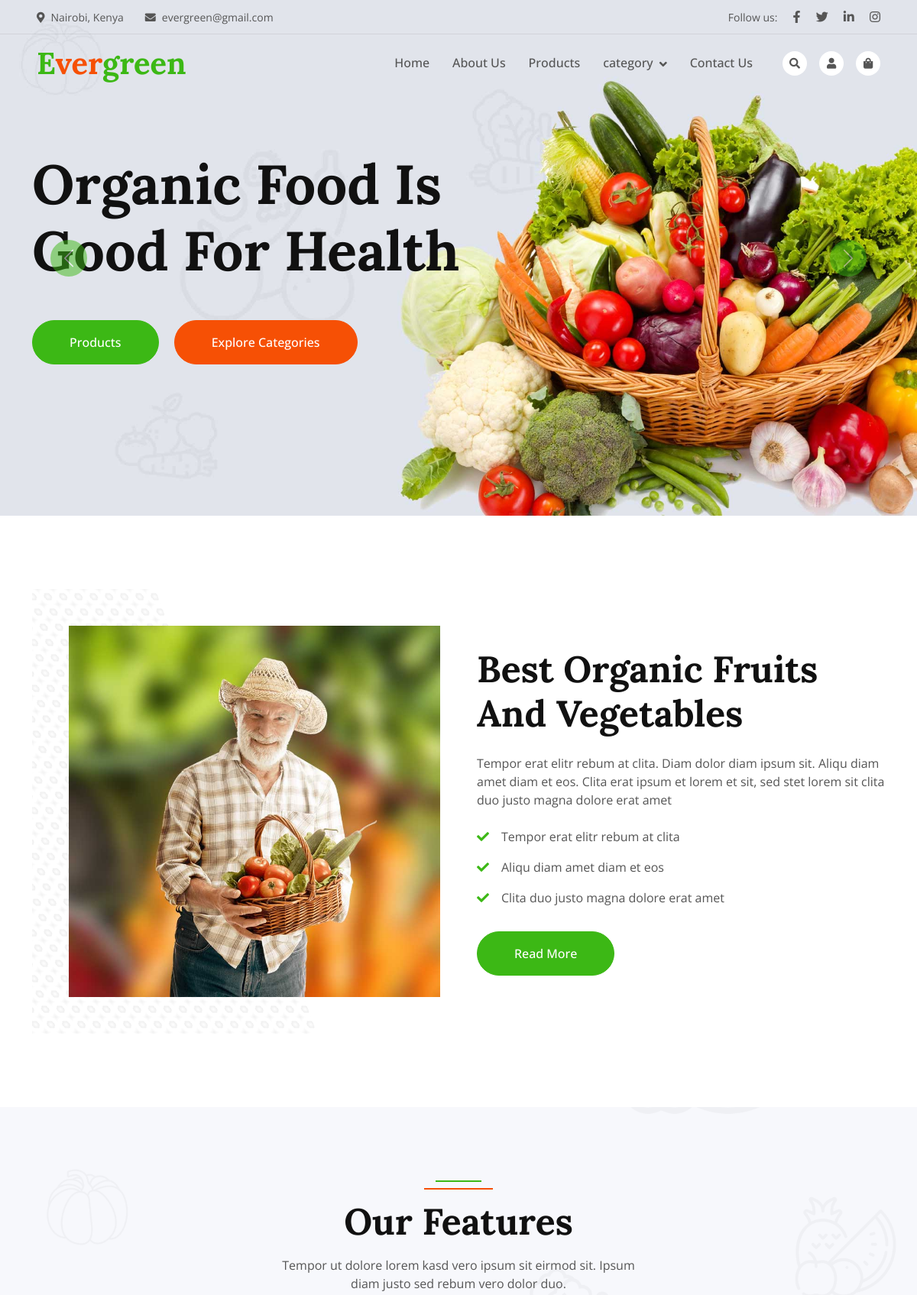
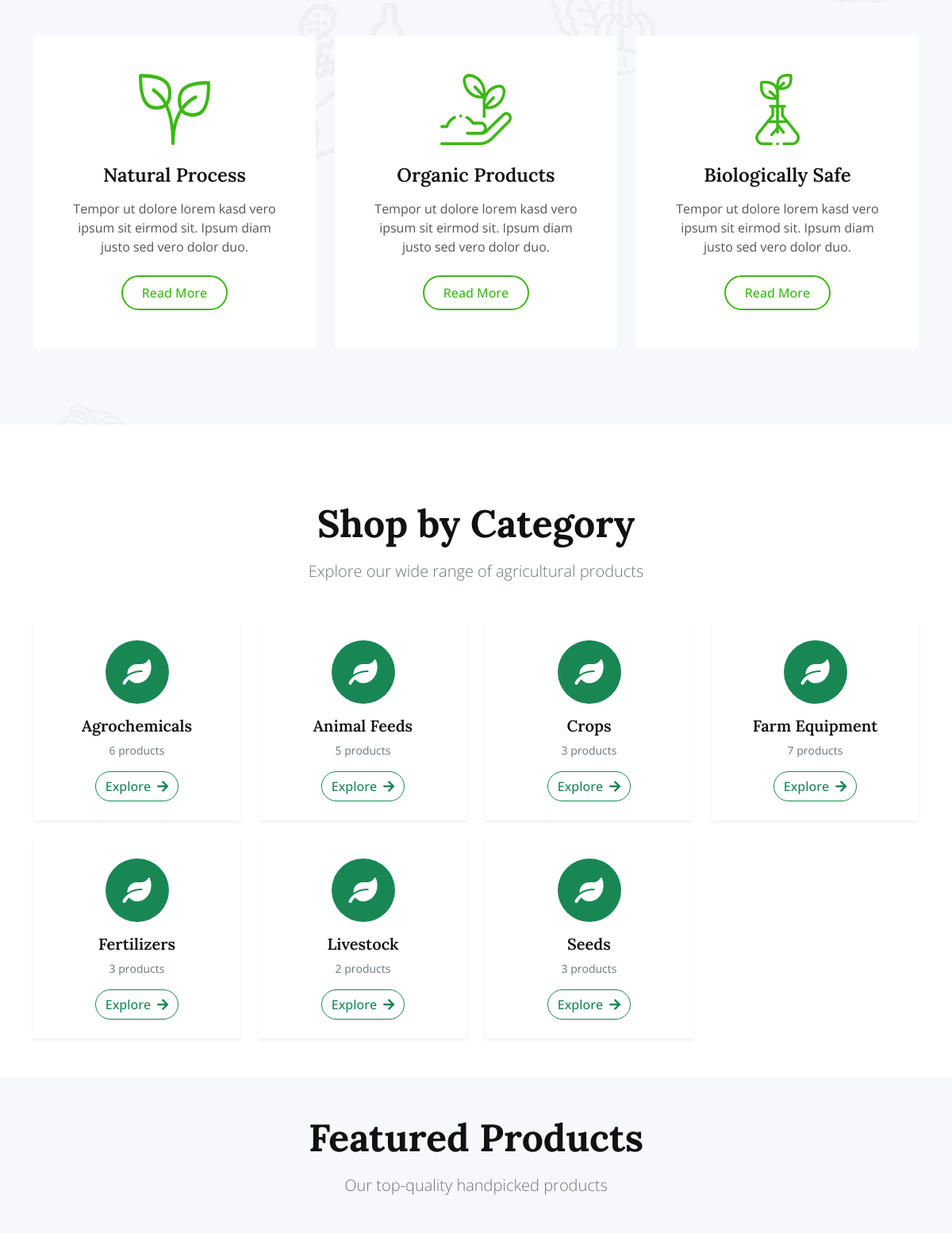
The page / (upper part) on the database its author committed (2 pictures, top to bottom).
### farmers_website/models.py (models this page shows, shortened)
class Category(models.Model):
    name = models.CharField(max_length=100, unique=True)
    slug = models.SlugField(max_length=100, unique=True, blank=True)
    description = models.TextField(blank=True)
    image = models.ImageField(upload_to='categories/', blank=True, null=True)
    is_active = models.BooleanField(default=True)
    created_at = models.DateTimeField(auto_now_add=True)
    updated_at = models.DateTimeField(auto_now=True)
    class Meta:
        verbose_name_plural = "Categories"
        ordering = ['name']

### farmers_website/views.py (the view)
# urls.py: path('', views.index, name='home'),
def index(request):
    featured_products = Product.objects.filter(
        is_featured=True,
        is_active=True,
        stock_status__in=['in_stock', 'low_stock']
    ).select_related('category', 'subcategory', 'brand').prefetch_related('images', 'tags')[:8]
    new_products = Product.objects.filter(
        is_active=True,
        stock_status__in=['in_stock', 'low_stock']
    ).select_related('category', 'subcategory', 'brand').prefetch_related('images', 'tags').order_by('-created_at')[:8]
    organic_products = Product.objects.filter(
        is_organic=True,
        is_active=True,
        stock_status__in=['in_stock', 'low_stock']
    ).select_related('category', 'subcategory', 'brand').prefetch_related('images', 'tags')[:8]
    categories = Category.objects.filter(is_active=True).annotate(
        product_count=Count('products', filter=Q(products__is_active=True))
    ).order_by('name')
    vegetables = Product.objects.filter(
        subcategory__name__icontains='vegetable',
        is_active=True,
        stock_status__in=['in_stock', 'low_stock']
    ).select_related('category', 'subcategory', 'brand').prefetch_related('images', 'tags')[:8]
    fruits = Product.objects.filter(
        subcategory__name__icontains='fruit',
        is_active=True,
        stock_status__in=['in_stock', 'low_stock']
    ).select_related('category', 'subcategory', 'brand').prefetch_related('images', 'tags')[:8]
    top_rated = Product.objects.filter(
        is_active=True,
        stock_status__in=['in_stock', 'low_stock']
    ).annotate(
        avg_rating=Avg('reviews__rating'),
        review_count=Count('reviews')
    ).filter(review_count__gte=1).order_by('-avg_rating')[:8]
    context = {
        'featured_products': featured_products,
        'new_products': new_products,
        'organic_products': organic_products,
        'vegetables': vegetables,
        'fruits': fruits,
        'top_rated': top_rated,
        'categories': categories,
    }
    return render(request, 'home.html', context)

### templates/home.html (shortened to what this page needs)
{% extends 'base.html' %}
{% load static %}
{% load product_extras %}
{% block content %}
    <div class="container-fluid p-0 mb-5 wow fadeIn" data-wow-delay="0.1s">
        <div id="header-carousel" class="carousel slide" data-bs-ride="carousel">
            <div class="carousel-inner">
                <div class="carousel-item active">
                    <img class="w-100" src="{% static 'img/carousel-1.jpg'%}" alt="Image">
                    <div class="carousel-caption">
                        <div class="container">
                            <div class="row justify-content-start">
                                <div class="col-lg-7">
                                    <h1 class="display-2 mb-5 animated slideInDown">Organic Food Is Good For Health</h1>
                                    <a href="{% url 'product_list' %}" class="btn btn-primary rounded-pill py-sm-3 px-sm-5">Products</a>
                                    <a href="#categories" class="btn btn-secondary rounded-pill py-sm-3 px-sm-5 ms-3">Explore Categories</a>
                                </div>
                            </div>
                        </div>
                    </div>
                </div>
            </div>
            <button class="carousel-control-prev" type="button" data-bs-target="#header-carousel"
                data-bs-slide="prev">
                <span class="carousel-control-prev-icon" aria-hidden="true"></span>
            </button>
            <button class="carousel-control-next" type="button" data-bs-target="#header-carousel"
                data-bs-slide="next">
                <span class="carousel-control-next-icon" aria-hidden="true"></span>
            </button>
        </div>
    </div>
    <div class="container-xxl py-5">
        <div class="container">
            <div class="row g-5 align-items-center">
                <div class="col-lg-6 wow fadeIn" data-wow-delay="0.1s">
                    <div class="about-img position-relative overflow-hidden p-5 pe-0">
                        <img class="img-fluid w-100" src="{% static 'img/about.jpg'%}">
                    </div>
                </div>
                <div class="col-lg-6 wow fadeIn" data-wow-delay="0.5s">
                    <h1 class="display-5 mb-4">Best Organic Fruits And Vegetables</h1>
                    <p class="mb-4">Tempor erat elitr rebum at clita. Diam dolor diam ipsum sit. Aliqu diam amet diam et eos. Clita erat ipsum et lorem et sit, sed stet lorem sit clita duo justo magna dolore erat amet</p>
                    <p><i class="fa fa-check text-primary me-3"></i>Tempor erat elitr rebum at clita</p>
                    <p><i class="fa fa-check text-primary me-3"></i>Aliqu diam amet diam et eos</p>
                    <p><i class="fa fa-check text-primary me-3"></i>Clita duo justo magna dolore erat amet</p>
                    <a class="btn btn-primary rounded-pill py-3 px-5 mt-3" href="">Read More</a>
                </div>
            </div>
        </div>
    </div>
    <div class="container-fluid bg-light bg-icon my-5 py-6">
        <div class="container">
            <div class="section-header text-center mx-auto mb-5 wow fadeInUp" data-wow-delay="0.1s" style="max-width: 500px;">
                <h1 class="display-5 mb-3">Our Features</h1>
                <p>Tempor ut dolore lorem kasd vero ipsum sit eirmod sit. Ipsum diam justo sed rebum vero dolor duo.</p>
            </div>
            <div class="row g-4">
                <div class="col-lg-4 col-md-6 wow fadeInUp" data-wow-delay="0.1s">
                    <div class="bg-white text-center h-100 p-4 p-xl-5">
                        <img class="img-fluid mb-4" src="img/icon-1.png" alt="">
                        <h4 class="mb-3">Natural Process</h4>
                        <p class="mb-4">Tempor ut dolore lorem kasd vero ipsum sit eirmod sit. Ipsum diam justo sed vero dolor duo.</p>
                        <a class="btn btn-outline-primary border-2 py-2 px-4 rounded-pill" href="">Read More</a>
                    </div>
                </div>
                <div class="col-lg-4 col-md-6 wow fadeInUp" data-wow-delay="0.3s">
                    <div class="bg-white text-center h-100 p-4 p-xl-5">
                        <img class="img-fluid mb-4" src="img/icon-2.png" alt="">
                        <h4 class="mb-3">Organic Products</h4>
                        <p class="mb-4">Tempor ut dolore lorem kasd vero ipsum sit eirmod sit. Ipsum diam justo sed vero dolor duo.</p>
                        <a class="btn btn-outline-primary border-2 py-2 px-4 rounded-pill" href="">Read More</a>
                    </div>
                </div>
                <div class="col-lg-4 col-md-6 wow fadeInUp" data-wow-delay="0.5s">
                    <div class="bg-white text-center h-100 p-4 p-xl-5">
                        <img class="img-fluid mb-4" src="img/icon-3.png" alt="">
                        <h4 class="mb-3">Biologically Safe</h4>
                        <p class="mb-4">Tempor ut dolore lorem kasd vero ipsum sit eirmod sit. Ipsum diam justo sed vero dolor duo.</p>
                        <a class="btn btn-outline-primary border-2 py-2 px-4 rounded-pill" href="">Read More</a>
                    </div>
                </div>
            </div>
        </div>
    </div>
<section id="categories" class="container-xxl py-5">
    <div class="container">
        <div class="text-center mb-5">
            <h2 class="display-5 mb-3">Shop by Category</h2>
            <p class="lead text-muted">Explore our wide range of agricultural products</p>
        </div>
        <div class="row g-4">
            {% for category in categories %}
            <div class="col-lg-3 col-md-6">
                <div class="card category-card h-100 border-0 shadow-sm transition-all">
                    <div class="card-body text-center p-4">
                        {% if category.image %}
                        <img src="{{ category.image.url }}" alt="{{ category.name }}" class="img-fluid mb-3" style="height: 80px; width: 80px; object-fit: cover; border-radius: 50%;">
                        {% else %}
                        <div class="bg-success rounded-circle d-inline-flex align-items-center justify-content-center mb-3" style="height: 80px; width: 80px;">
                            <i class="fas fa-leaf text-white fs-2"></i>
                        </div>
                        {% endif %}
                        <h5 class="card-title">{{ category.name }}</h5>
                        <p class="card-text text-muted small">{{ category.product_count }} products</p>
                        <a href="{% url 'category_products' category.slug %}" class="btn btn-outline-success rounded-pill">
                            Explore <i class="fas fa-arrow-right ms-1"></i>
                        </a>
                    </div>
                </div>
            </div>
            {% endfor %}
        </div>
    </div>
</section>
<section class="container-xxl py-5 bg-light">
    <div class="container">
        <div class="text-center mb-5">
            <h2 class="display-5 mb-3">Featured Products</h2>
            <p class="lead text-muted">Our top-quality handpicked products</p>
        </div>
        <div class="row g-4">
        </div>
    </div>
</section>
{% endblock %}

### templates/base.html (shortened to what this page needs)
{% load static %}
<!DOCTYPE html>
<html lang="en">
<head>
    <link href="https://cdnjs.cloudflare.com/ajax/libs/font-awesome/5.10.0/css/all.min.css" rel="stylesheet">
    <link href="https://cdn.jsdelivr.net/npm/bootstrap-icons@1.4.1/font/bootstrap-icons.css" rel="stylesheet">
    <link href="{% static 'lib/animate/animate.min.css' %}" rel="stylesheet">
    <link href="{% static 'lib/owlcarousel/assets/owl.carousel.min.css' %}" rel="stylesheet">
    <link href="{% static 'css/bootstrap.min.css' %}" rel="stylesheet">
    <link href="{% static 'css/style.css' %}" rel="stylesheet">
</head>
<body>
    <div class="container-fluid fixed-top px-0 wow fadeIn" data-wow-delay="0.1s">
        <div class="top-bar row gx-0 align-items-center d-none d-lg-flex">
            <div class="col-lg-6 px-5 text-start">
                <small><i class="fa fa-map-marker-alt me-2"></i>Nairobi, Kenya</small>
                <small class="ms-4"><i class="fa fa-envelope me-2"></i>evergreen@gmail.com</small>
            </div>
            <div class="col-lg-6 px-5 text-end">
                <small>Follow us:</small>
                <a class="text-body ms-3" href=""><i class="fab fa-facebook-f"></i></a>
                <a class="text-body ms-3" href=""><i class="fab fa-twitter"></i></a>
                <a class="text-body ms-3" href=""><i class="fab fa-linkedin-in"></i></a>
                <a class="text-body ms-3" href=""><i class="fab fa-instagram"></i></a>
            </div>
        </div>
        <nav class="navbar navbar-expand-lg navbar-light py-lg-0 px-lg-5 wow fadeIn" data-wow-delay="0.1s">
            <a href="#" class="navbar-brand ms-4 ms-lg-0">
                <h1 class="fw-bold text-primary m-0">E<span class="text-secondary">ver</span>green</h1>
            </a>
            <div class="collapse navbar-collapse" id="navbarCollapse">
                <div class="navbar-nav ms-auto p-4 p-lg-0">
                    <a href="{% url 'home'%}" class="nav-item nav-link {% block nav_home %}{% endblock %}">Home</a>
                    <a href="{% url 'about_us'%}" class="nav-item nav-link {% block nav_about %}{% endblock %}">About Us</a>
                    <a href="{% url 'product_list'%}" class="nav-item nav-link {% block nav_products %}{% endblock %}">Products</a>
                    <div class="nav-item dropdown">
                        <a href="#" class="nav-link dropdown-toggle" data-bs-toggle="dropdown">category</a>
                    </div>
                    <a href="{% url 'contact'%}" class="nav-item nav-link {% block nav_contact %}{% endblock %}">Contact Us</a>
                </div>
                <div class="d-none d-lg-flex ms-2">
                    <a class="btn-sm-square bg-white rounded-circle ms-3" href="">
                        <small class="fa fa-search text-body"></small>
                    </a>
                    <a class="btn-sm-square bg-white rounded-circle ms-3" href="">
                        <small class="fa fa-user text-body"></small>
                    </a>
                    <a class="btn-sm-square bg-white rounded-circle ms-3" href="">
                        <small class="fa fa-shopping-bag text-body"></small>
                    </a>
                </div>
            </div>
        </nav>
    </div>
    {% block content %}
    {% endblock content %}

### templates/product_card.html (shortened to what this page needs)
 {% load product_extras %}

### rows shown on the page
Category: name "Agrochemicals", product_count "6"
Category: name "Animal Feeds", product_count "5"
Category: name "Crops", product_count "3"
Category: name "Farm Equipment", product_count "7"
Category: name "Fertilizers", product_count "3"
Category: name "Livestock", product_count "2"
Category: name "Seeds", product_count "3"
